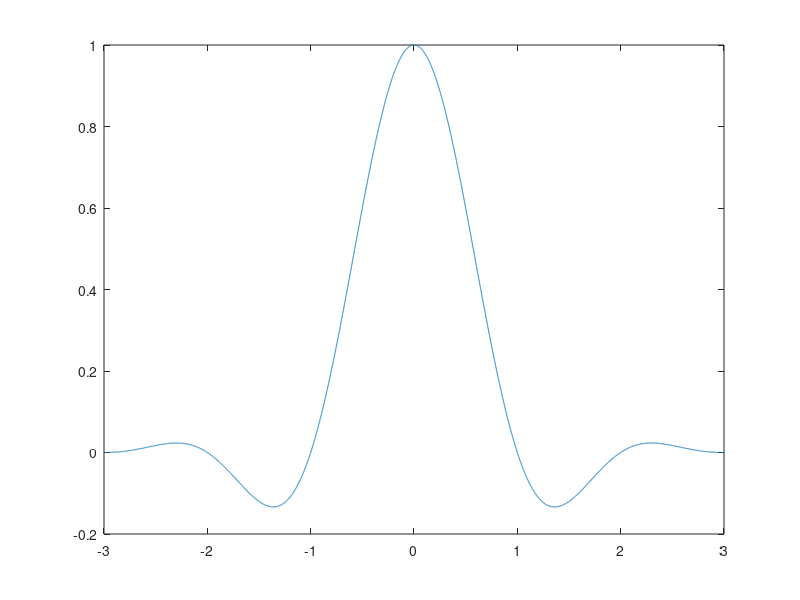

Source code (MATLAB): (Note: this script raises an error after producing the figure.)
clear all; clc; close all;


t = linspace(-3/2,3/2,1e4);
f = linspace(-3,3,length(t));

%% Patice01
a = 1/2 ;
a = max(abs(a),1e-6);% avoid nan value
W = 1;
T = 1/(2*W);
f1 = W*(1-a);

RC_t = (sin(pi*2.*W.*t)./(pi*2.*W.*t))...
        .*(cos(2*pi.*a.*W.*t)./((1-(4.*a.*W.*t).^2)+1e-5.*(abs(1-(4.*a.*W.*t).^2)==0)));

RC_f_th = 1/(2*W).*(0 <= abs(f)).*(abs(f) < f1)+...
        (1/(4*W)*(1-sin((pi*(abs(f)-W))/(2*W-2*f1)))).*(f1 <= abs(f)).*(abs(f) < 2*W-f1)+...
        0.*(f1 <= abs(f));

RC_f = fftshift(fft(RC_t));

SRRC = (4.*a./pi).*(cos((1+a).*pi.*t./T)+T.*sin((1-a).*pi.*t./T)./(4.*a.*t))./(1-(4.*a.*t./T).^2);

figure;
plot(t/T,RC_t);
title_text = "Raised Cosine time domain, a ="+num2str(a);
title(title_text,"fontsize",12);
figure;
plot(f/W,2.*W.*RC_f_th);
title_text = "Raised Cosine frequency domain (theorical), a ="+num2str(a);
title(title_text,"fontsize",12);
figure;
plot(f/W,abs(RC_f));
title_text = "Raised Cosine frequency domain (FFT), a ="+num2str(a);
title(title_text,"fontsize",12);
figure;
plot(t/T,SRRC);
title_text = "Squared Root Raised Cosine time domain, a ="+num2str(a);
title(title_text,"fontsize",12);

SRRC_conv = conv_(SRRC,SRRC);

figure;
plot([1:length(SRRC_conv)],SRRC_conv);%t/T
title_text = "Conv. SRRC, a ="+num2str(a);
title(title_text,"fontsize",12);

figure(5);
plot(t/T,RC_t,'-R');
hold on;
figure(5);
plot(t/T,SRRC_conv((length(SRRC_conv)/2-length(RC_t)/2+1):(length(SRRC_conv)/2+length(RC_t)/2))/1665,'--B');
hold off;
legend("RC","conv. SRRC","fontsize",12);
%% Patice02
bpsk_length = 1e3;
s_BPSK = sign(randn(1,bpsk_length));



%% Patice03







